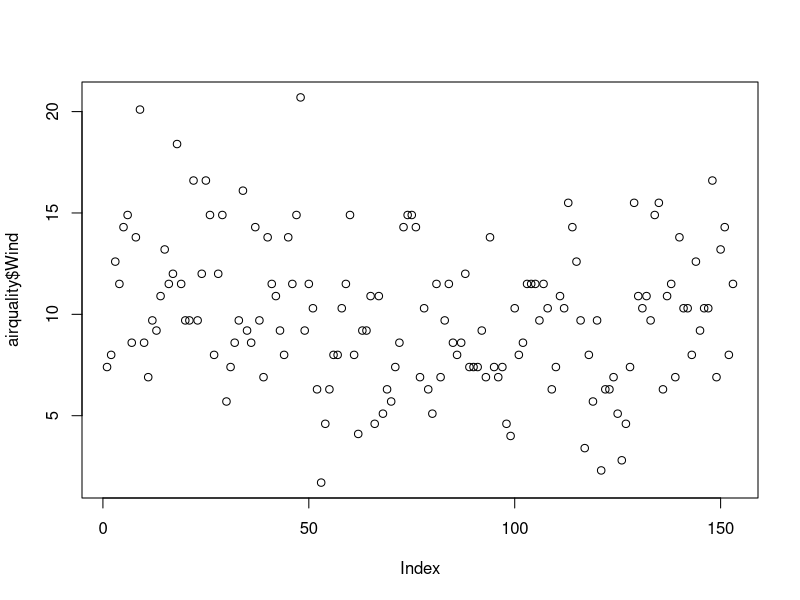
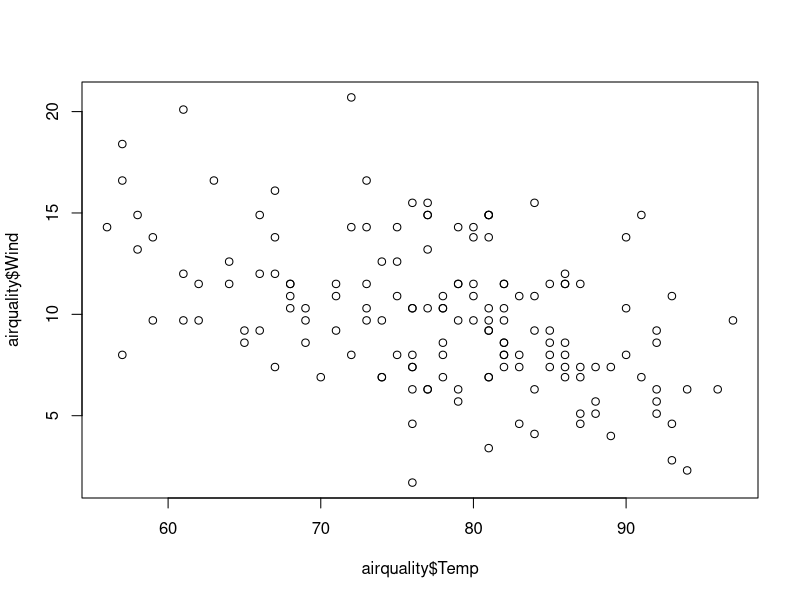
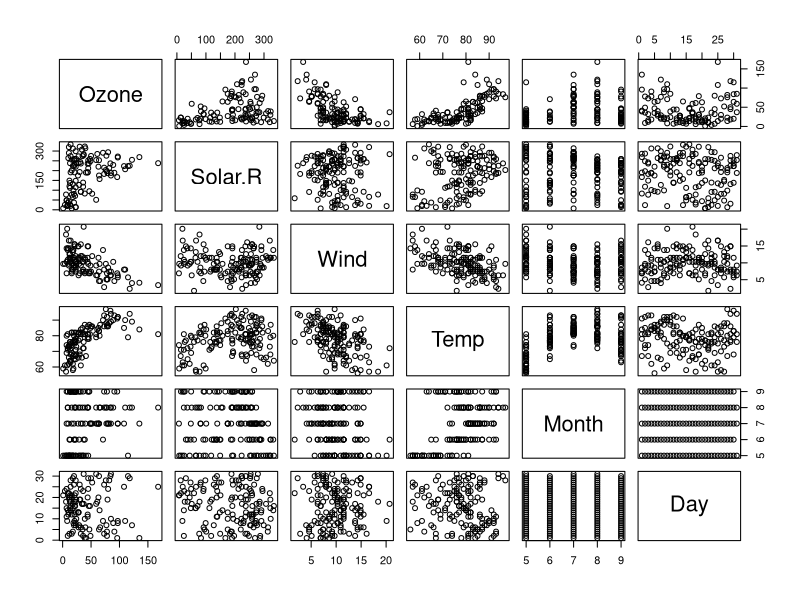
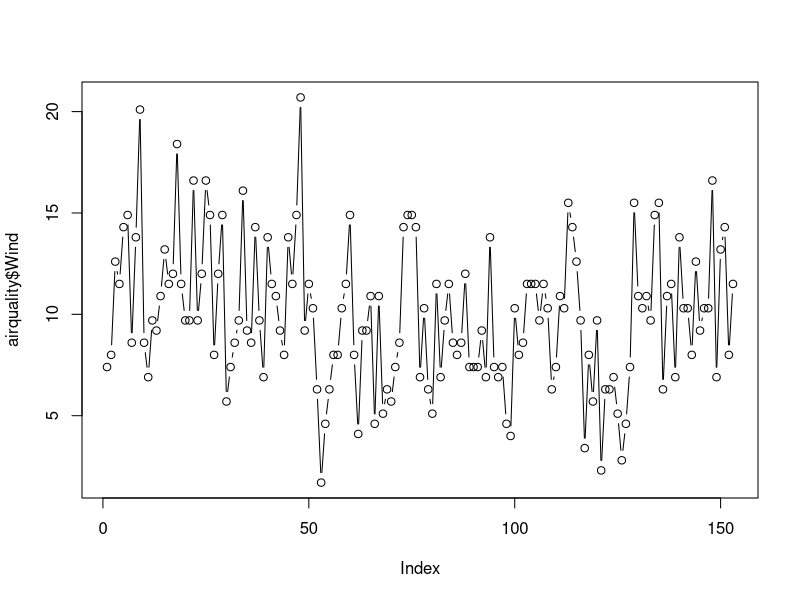
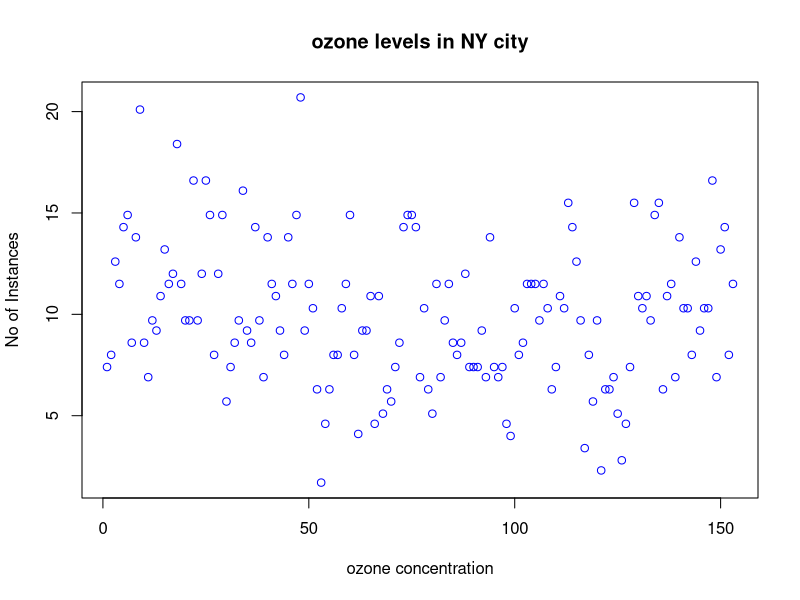
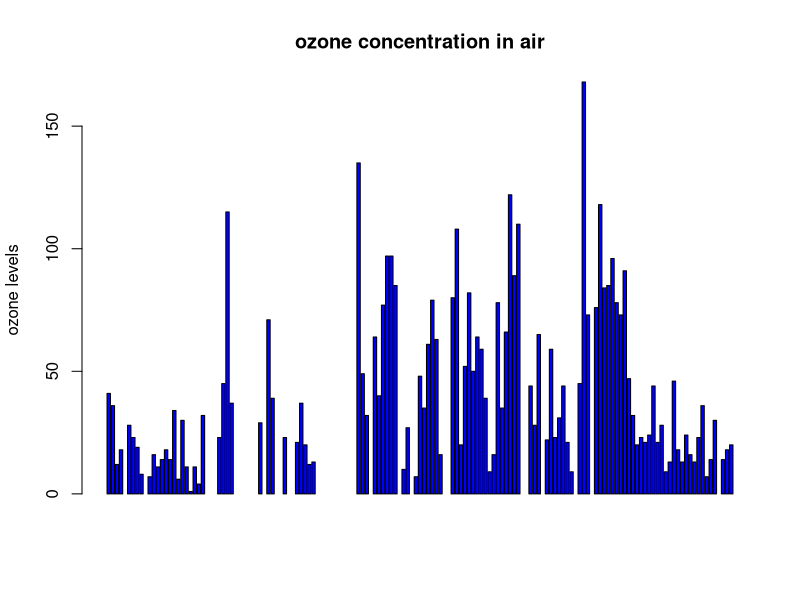
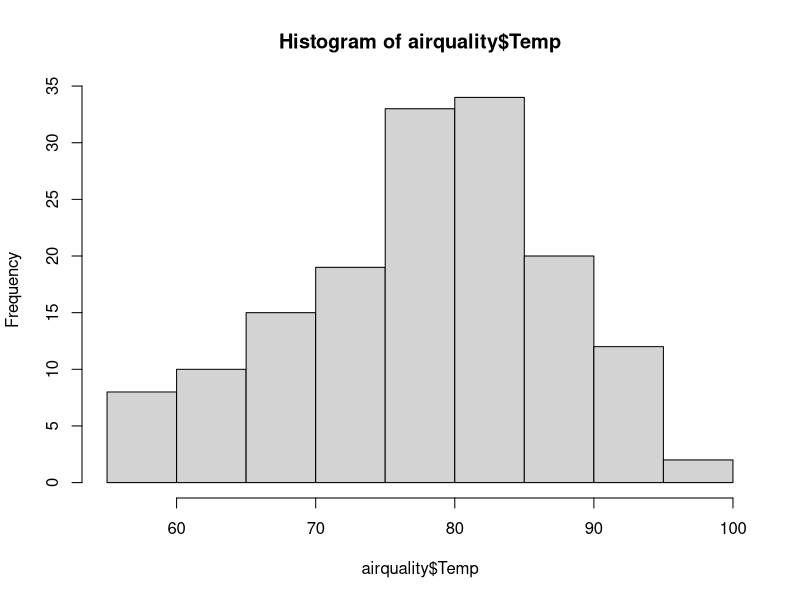
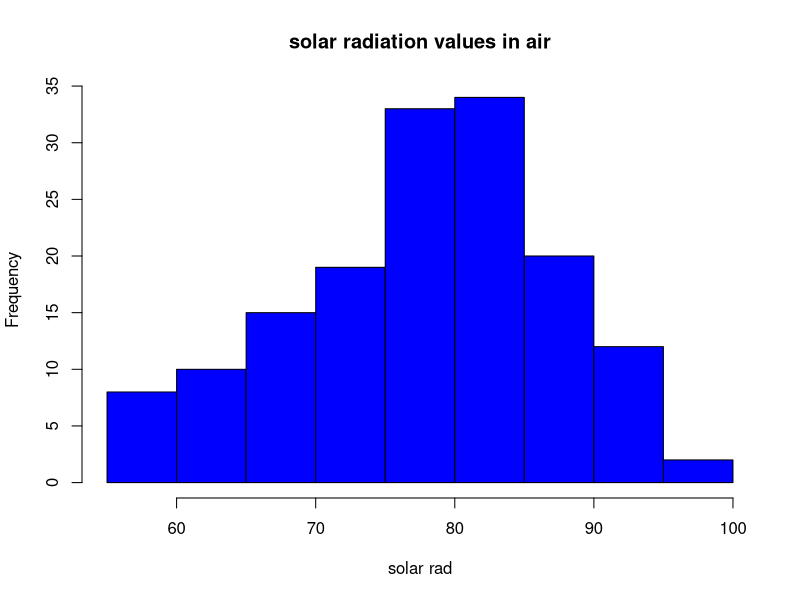

Generate these figures, in order, with R:

airquality<-datasets::airquality

###Top 10 rows Last 10 rows###
head(airquality,10)
tail(airquality,10)

### Columns ###
airquality[,c(1,2)]
df<-airquality[,-6]

### Summary of the Data ###
airquality$Wind
summary(airquality$wind)
summary(airquality)
summary(airquality[,1])

### Plots ###
plot(airquality$Wind)
plot(airquality$Temp, airquality$Wind,type = "p")
plot(airquality)

### Points & Lines ###
plot(airquality$Wind,type= "b")
plot(airquality$Wind,xlab = 'ozone concentration', 
     ylab = 'No of Instances',main = 'ozone levels in NY city',col='blue')

### Horizontal Bar Plot ###
barplot(airquality$Ozone,main = 'ozone concentration in air', 
        ylab = 'ozone levels', col = 'blue',horiz = F, axes = T )

### Histogram ###
hist(airquality$Temp)
hist(airquality$Temp,main = 'solar radiation values in air', 
     xlab = 'solar rad', col = 'blue' )

### Single Box Plot ###
boxplot(airquality$Wind,main = "Boxplot")
boxplot.stats(airquality$Wind)$out

### Multiple Box Plots ###
boxplot(airquality[,1:4], main = 'Multiple')

### margin of the grid (mar) ###
### no. of rows and columns (mfrow) ###
### whether a border is to be included (bty) ###
### Positions of the labels(las: 1 for horizontal, las: 0 for vertical) ###
### bty-box around the plot ###
par(mfrow = c(3,3), mar = c(2,5,2,1), las = 0, bty = 'O')
plot(airquality$Ozone)
plot(airquality$Ozone, airquality$Wind)
plot(airquality$Ozone, type = "l")
barplot(airquality$Ozone, main = 'ozone concentration in air',
        xlab = 'ozone levels', col = 'green', horiz = TRUE)
hist(airquality$Solar.R)
boxplot(airquality$Solar.R)
boxplot(airquality[,0:4], main = 'Multiple Boxplots')
